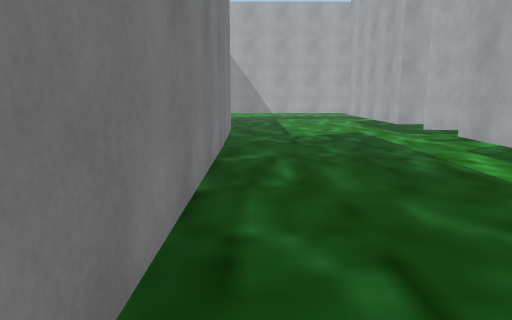
View 1 (above)

24 first-person views from a walk through a scene from a Unity 3-D project. The camera is 1.5 m above the floor, tilts 10° down and sees 70° across. The floor is counted in squares, 1 m on a side. Each view is taken from the middle of a square. On the plan, view 1 faces up. The plan holds only what a view shows up to about 16 squares ahead; the rest is blank. The place goes on beyond the plan. The player character is not drawn.

View 2
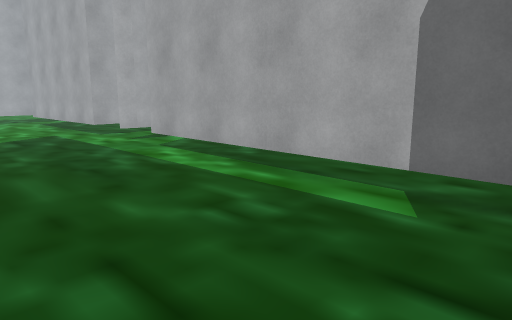

View 3
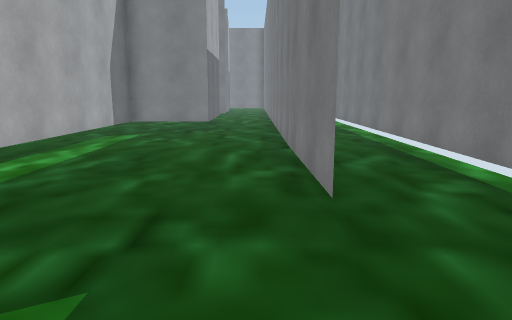

View 4
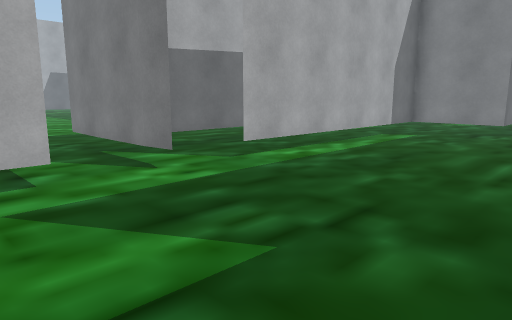

View 5
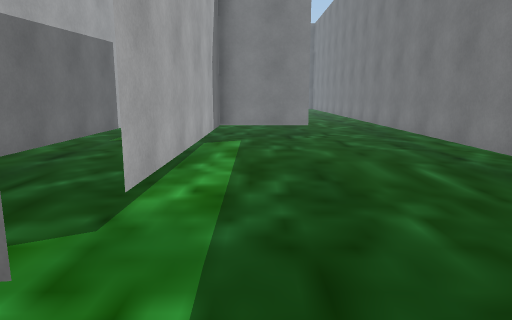

View 6
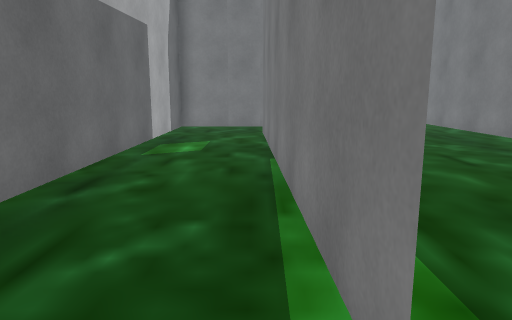

View 7
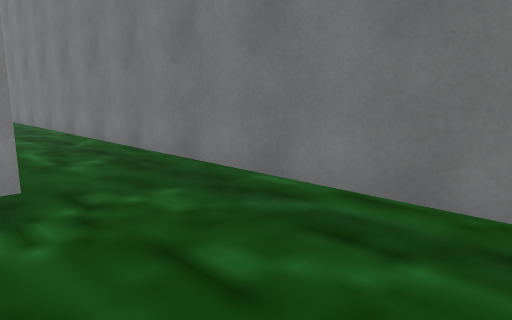

View 8
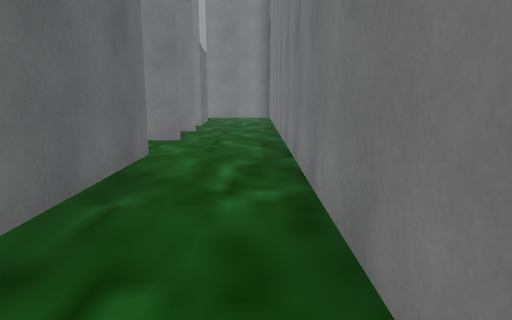

View 9
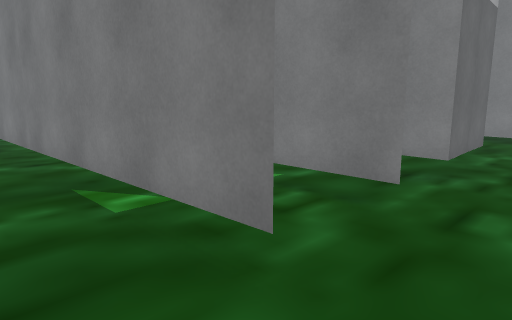

View 10
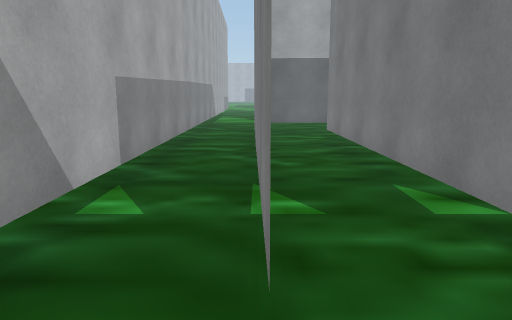

View 11
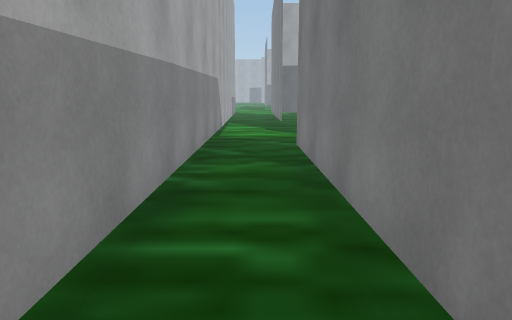

View 12
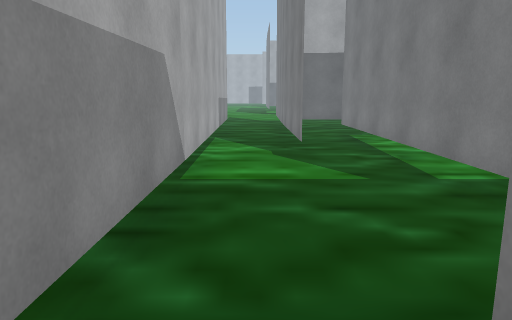

View 13
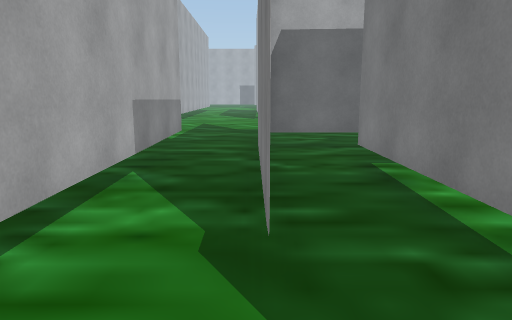

View 14
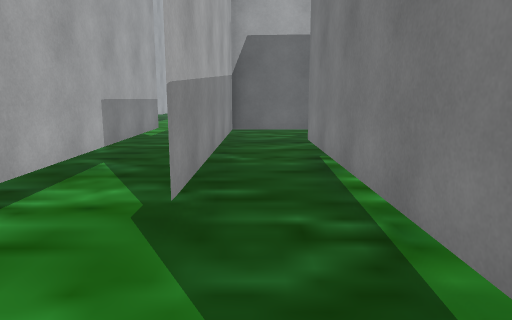

View 15
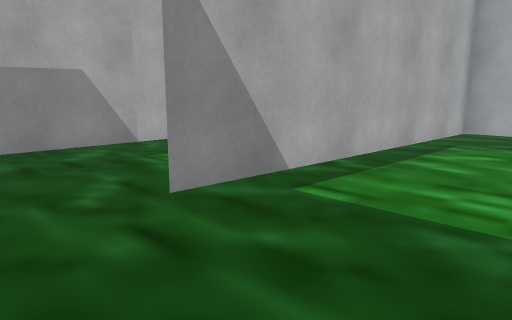

View 16
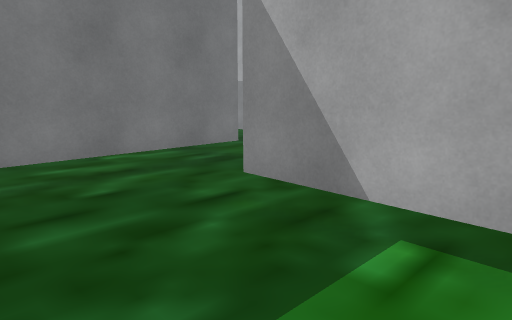

View 17
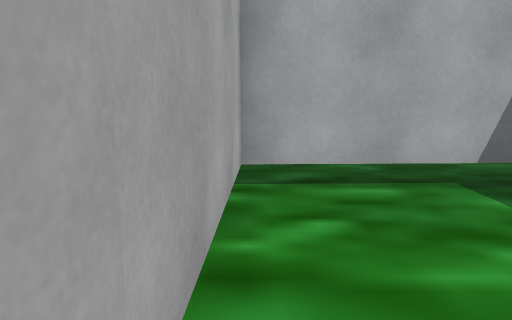

View 18
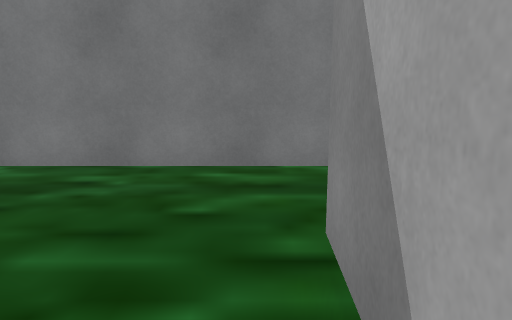

View 19
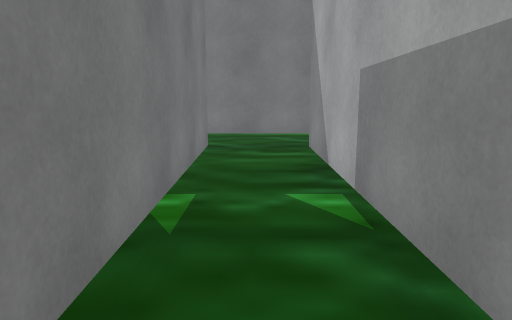

View 20
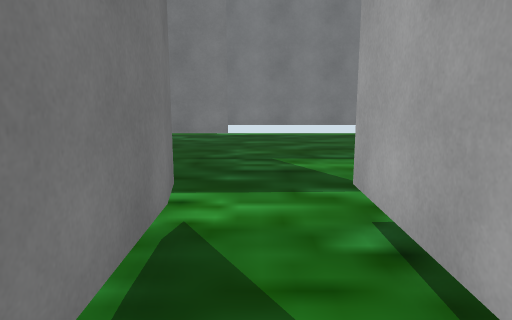

View 21
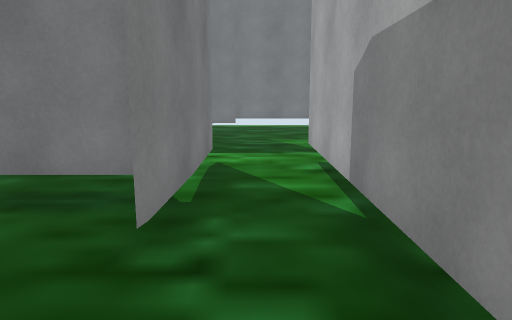

View 22
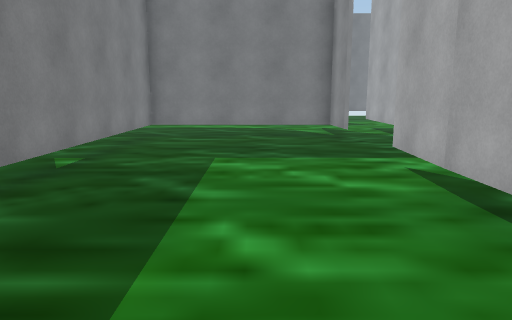

View 23
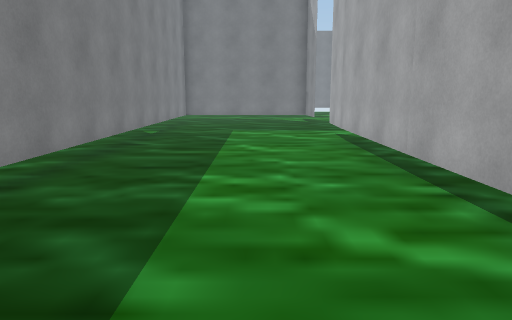

View 24
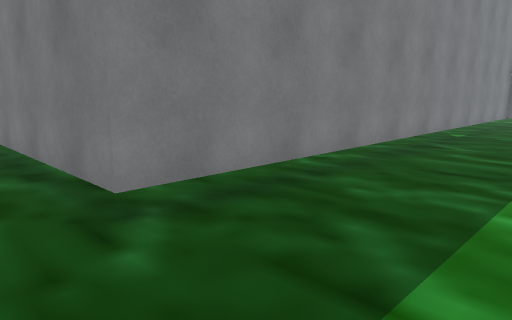

### Floor plan
Key: @ floor where view 1 was taken; # wall or solid block; . floor; T thing the floor can be seen under or through.
Columns run from 4 left of view 1 to 36 right of it. Each row starts with its distance up from view 1.
 16 #.........#
 15 #.........#
 14 #.........#######
 13 #.............................
 12 #..T......TTTTTT....TTTTTTTTTTT
 11 #..T.........T...................
 10 #..T.........T...................
  9 #..T.....T...T................... .
  8 #..T.....T...T...................
  7 #..T.....T...T....................
  6 #..T.....TT..T....................
  5 #..T......T..TTTTTTTTTTTTTTTTTTTT.
  4 #..T......T..T..................T.
  3 #..T......T..T.                 #.
  2 #..T.....TT..T.                 #.
  1 #..T.....TT..T.                 #.
  0 # .T@.TTTTT..T.                 #.
 -1   .T..T......#.                 #
 -2  ..T..T...TTT#.
 -3  ..T..T.  ......
 -4  ..T..T.........              ...........
 -5  ..T..TTTTTTTTT############TTTTTTTTT.....
 -6  ..T.....................................
 -7  ..T..############TT.......#########   ..
 -8  ..T...............T...............T....
 -9   .#..TTTTTTTTTTT..T...TTTTTTTTTT..T....
-10   .#............ ..T........TTTTT..T....
-11   .#......       ..T............T..  ...
-12   .#..##         ..T............T..
-13    #..#.         ..T....  .  ...T..

Where each view was taken, in squares from view 1:
view 1: 0 up, 0 right, facing up
view 2: 0 up, 0 right, facing up-right
view 3: 16 up, 0 right, facing down
view 4: 16 up, 1 left, facing down-right
view 5: 14 up, 4 right, facing down
view 6: 11 up, 6 right, facing down
view 7: 5 up, 3 right, facing down-left
view 8: 2 up, 0 right, facing down
view 9: 5 down, 0 right, facing down-right
view 10: 7 down, 0 right, facing right
view 11: 6 down, 7 right, facing right
view 12: 6 down, 14 right, facing right
view 13: 7 down, 20 right, facing right
view 14: 8 down, 19 right, facing right
view 15: 13 down, 16 right, facing up-right
view 16: 13 down, 22 right, facing up-left
view 17: 10 down, 22 right, facing right
view 18: 10 down, 21 right, facing left
view 19: 6 down, 10 right, facing left
view 20: 13 up, 10 right, facing left
view 21: 13 up, 14 right, facing left
view 22: 9 up, 23 right, facing left
view 23: 9 up, 30 right, facing left
view 24: 9 up, 30 right, facing down-left
